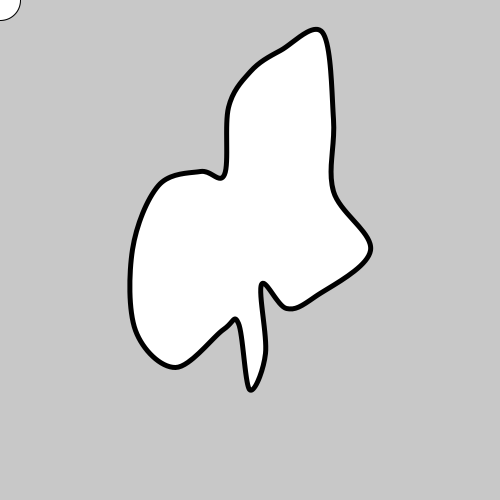
Frame 1 (no input)
Frame 60 (the mouse pressed at the canvas centre just before this capture): identical to frame 1, image omitted
Frame 120 (the mouse held since frame 60 and released just before this capture): identical to frame 1, image omitted

The Processing sketch that drew this single still picture (run headless with seeded random() and noise(); from frame 60 on, the mouse is pressed at the canvas centre):

// Processing sketch: test_shape
// ── test_shape.pde
void setup(){
  size(500,500);
  draw_();
}

void draw(){
}

void keyPressed(){
  draw_();
}

void draw_(){
  background(200);
  noiseSeed((int)random(100));
  circle(0,0,40);
  push();
  draw_shape();
  pop();
}

float mnoise(float x, float y){
  return noise(x,y)*2-1;
}

float mnoise(float x){
  return mnoise(x,0);
}

void draw_shape(){
  strokeWeight(5);
  translate(width/2, height/2);
  float shearx = random(.5,2);
  float sheary = random(.5,2);
  int n_points = 20;
  PVector[] shape = new PVector[n_points];
  beginShape();
  for (int i=0; i<n_points;i++){
    float a = (float)i/n_points*TAU;
    float r = 100;
    r += 100*mnoise(a);
    shape[i] = new PVector(r*cos(a)*shearx, r*sin(a)*sheary);
  }
  
  
  
  for (int i=0; i<shape.length;i++){
    PVector p = shape[i];
    curveVertex(p.x,p.y);
  }
  curveVertex(shape[0].x,shape[0].y);
  curveVertex(shape[1].x,shape[1].y);
  curveVertex(shape[2].x,shape[2].y);
  
  endShape();
}
